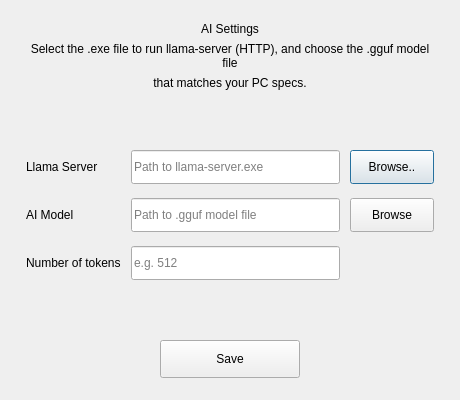
<?xml version="1.0" encoding="UTF-8"?>
<ui version="4.0">
 <class>AppSettings</class>
 <widget class="QDialog" name="AppSettings">
  <property name="geometry">
   <rect>
    <x>0</x>
    <y>0</y>
    <width>460</width>
    <height>400</height>
   </rect>
  </property>
  <property name="minimumSize">
   <size>
    <width>440</width>
    <height>380</height>
   </size>
  </property>
  <property name="windowTitle">
   <string>AI Settings</string>
  </property>
  <layout class="QVBoxLayout" name="verticalLayout_main">
   <property name="leftMargin">
    <number>26</number>
   </property>
   <property name="topMargin">
    <number>22</number>
   </property>
   <property name="rightMargin">
    <number>26</number>
   </property>
   <property name="bottomMargin">
    <number>22</number>
   </property>
   <property name="spacing">
    <number>6</number>
   </property>
   <item>
    <widget class="QLabel" name="label">
     <property name="text">
      <string>AI Settings</string>
     </property>
     <property name="alignment">
      <set>Qt::AlignHCenter</set>
     </property>
    </widget>
   </item>
   <item>
    <widget class="QLabel" name="label_5">
     <property name="text">
      <string>Select the .exe file to run llama-server (HTTP), and choose the .gguf model file</string>
     </property>
     <property name="alignment">
      <set>Qt::AlignHCenter</set>
     </property>
     <property name="wordWrap">
      <bool>true</bool>
     </property>
    </widget>
   </item>
   <item>
    <widget class="QLabel" name="label_6">
     <property name="text">
      <string>that matches your PC specs.</string>
     </property>
     <property name="alignment">
      <set>Qt::AlignHCenter</set>
     </property>
     <property name="wordWrap">
      <bool>true</bool>
     </property>
    </widget>
   </item>
   <item>
    <spacer name="verticalSpacer_top">
     <property name="orientation">
      <enum>Qt::Vertical</enum>
     </property>
     <property name="sizeHint" stdset="0">
      <size>
       <width>20</width>
       <height>18</height>
      </size>
     </property>
    </spacer>
   </item>
   <item>
    <layout class="QGridLayout" name="gridLayout_form">
     <property name="horizontalSpacing">
      <number>10</number>
     </property>
     <property name="verticalSpacing">
      <number>14</number>
     </property>
     <item row="0" column="0">
      <widget class="QLabel" name="label_2">
       <property name="text">
        <string>Llama Server</string>
       </property>
      </widget>
     </item>
     <item row="0" column="1">
      <widget class="QLineEdit" name="server_path">
       <property name="minimumSize">
        <size>
         <width>0</width>
         <height>34</height>
        </size>
       </property>
       <property name="placeholderText">
        <string>Path to llama-server.exe</string>
       </property>
      </widget>
     </item>
     <item row="0" column="2">
      <widget class="QPushButton" name="btn_browse_server">
       <property name="minimumSize">
        <size>
         <width>84</width>
         <height>34</height>
        </size>
       </property>
       <property name="cursor">
        <cursorShape>PointingHandCursor</cursorShape>
       </property>
       <property name="text">
        <string>Browse..</string>
       </property>
      </widget>
     </item>
     <item row="1" column="0">
      <widget class="QLabel" name="label_3">
       <property name="text">
        <string>AI Model</string>
       </property>
      </widget>
     </item>
     <item row="1" column="1">
      <widget class="QLineEdit" name="model_path">
       <property name="minimumSize">
        <size>
         <width>0</width>
         <height>34</height>
        </size>
       </property>
       <property name="placeholderText">
        <string>Path to .gguf model file</string>
       </property>
      </widget>
     </item>
     <item row="1" column="2">
      <widget class="QPushButton" name="pushButton">
       <property name="minimumSize">
        <size>
         <width>84</width>
         <height>34</height>
        </size>
       </property>
       <property name="cursor">
        <cursorShape>PointingHandCursor</cursorShape>
       </property>
       <property name="text">
        <string>Browse</string>
       </property>
      </widget>
     </item>
     <item row="2" column="0">
      <widget class="QLabel" name="label_4">
       <property name="text">
        <string>Number of tokens</string>
       </property>
      </widget>
     </item>
     <item row="2" column="1">
      <widget class="QLineEdit" name="tokens_number">
       <property name="minimumSize">
        <size>
         <width>0</width>
         <height>34</height>
        </size>
       </property>
       <property name="placeholderText">
        <string>e.g. 512</string>
       </property>
      </widget>
     </item>
    </layout>
   </item>
   <item>
    <spacer name="verticalSpacer_bottom">
     <property name="orientation">
      <enum>Qt::Vertical</enum>
     </property>
     <property name="sizeHint" stdset="0">
      <size>
       <width>20</width>
       <height>18</height>
      </size>
     </property>
    </spacer>
   </item>
   <item>
    <layout class="QHBoxLayout" name="horizontalLayout_save">
     <item>
      <spacer name="horizontalSpacer_left">
       <property name="orientation">
        <enum>Qt::Horizontal</enum>
       </property>
       <property name="sizeHint" stdset="0">
        <size>
         <width>40</width>
         <height>20</height>
        </size>
       </property>
      </spacer>
     </item>
     <item>
      <widget class="QPushButton" name="btn_save_settings">
       <property name="minimumSize">
        <size>
         <width>140</width>
         <height>38</height>
        </size>
       </property>
       <property name="cursor">
        <cursorShape>PointingHandCursor</cursorShape>
       </property>
       <property name="text">
        <string>Save</string>
       </property>
      </widget>
     </item>
     <item>
      <spacer name="horizontalSpacer_right">
       <property name="orientation">
        <enum>Qt::Horizontal</enum>
       </property>
       <property name="sizeHint" stdset="0">
        <size>
         <width>40</width>
         <height>20</height>
        </size>
       </property>
      </spacer>
     </item>
    </layout>
   </item>
  </layout>
 </widget>
 <resources/>
 <connections/>
</ui>
